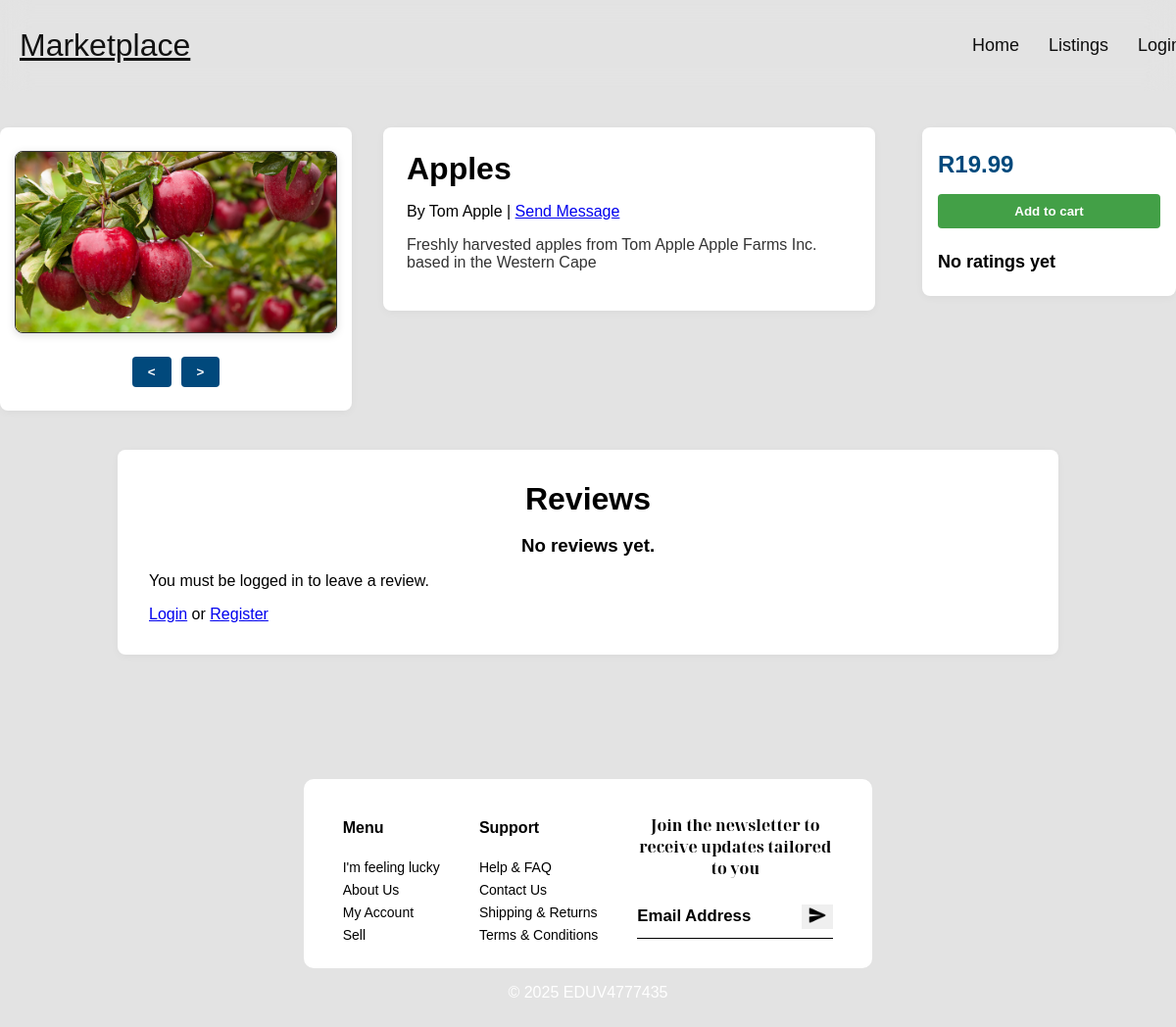
/pages/current_listing.php?listing_id=22, run on the app's committed database.
### tables this page shows
CREATE TABLE `listing_media` (
  `media_id` int(11) NOT NULL,
  `listing_id` int(11) DEFAULT NULL,
  `file_path` varchar(255) DEFAULT NULL,
  `file_type` enum('image','video') DEFAULT NULL,
  `display_order` int(11) DEFAULT NULL
);

CREATE TABLE `listings` (
  `listing_id` int(11) NOT NULL,
  `seller_id` int(11) DEFAULT NULL,
  `name` varchar(255) DEFAULT NULL,
  `description` text DEFAULT NULL,
  `price` decimal(15,2) DEFAULT NULL,
  `location` varchar(100) DEFAULT NULL,
  `created_at` timestamp NOT NULL DEFAULT current_timestamp()
);

CREATE TABLE `users` (
  `user_id` int(11) NOT NULL,
  `email` varchar(100) NOT NULL,
  `password` varchar(255) NOT NULL,
  `first_name` varchar(50) NOT NULL,
  `last_name` varchar(50) NOT NULL,
  `phone` varchar(20) DEFAULT NULL,
  `created_at` timestamp NOT NULL DEFAULT current_timestamp(),
  `privileges` enum('admin','user') NOT NULL DEFAULT 'user'
);

### pages/current_listing.php (the view, shortened to what this page needs)
<?php
include_once("../includes/header/header.php");
$listing_id = $_GET['listing_id'];
$pdo = connect_db();
$stmt = $pdo -> prepare("SELECT * FROM listings WHERE listing_id = ?");
$stmt -> execute([$listing_id]);
$listing = $stmt -> fetch(PDO::FETCH_ASSOC);
$stmt = $pdo -> prepare("SELECT file_path FROM listing_media WHERE listing_id = ? AND file_type = 'image' ORDER BY display_order");
$stmt -> execute([$listing_id]);
$images = $stmt -> fetchAll(PDO::FETCH_ASSOC);
$stmt = $pdo -> prepare("SELECT u.user_id, u.first_name, u.last_name FROM users u JOIN listings l ON u.user_id = l.seller_id WHERE l.listing_id = ?");
$stmt -> execute([$listing_id]);
$seller = $stmt -> fetch(PDO::FETCH_ASSOC);
$stmt = $pdo -> prepare("SELECT * FROM reviews WHERE listing_id = ?");
$stmt -> execute([$listing_id]);
$reviews = $stmt -> fetchAll(PDO::FETCH_ASSOC);
$average_rating = 0;
?>
<!DOCTYPE html>
<html lang="en">
<head>
    <link rel="stylesheet" href="styles/current_listing.css">
</head>
<body>
    <br><br><br><br><br>
    <div class="container">
        <div class="image-container">
            <?php if (!empty($images)):  ?>
                <img id="listing-image" src="<?php echo '..' . htmlspecialchars($images[0]['file_path']); ?>" alt="<?php echo urlencode($listing['name']); ?>">
                <div class="image-buttons">
                    <button class="image-button" id="previous-button"><</button>
                    <button class="image-button" id="next-button">></button>
                </div>
            <?php else: ?>
                <p>No images available for this listing.</p>
            <?php endif; ?>
        </div>
        <div class="details-container">
            <h1><?php echo htmlspecialchars($listing['name']); ?></h1>
            <p>By <?php echo htmlspecialchars($seller['first_name']) . ' ' . htmlspecialchars($seller['last_name']); ?> |
                <a href="../pages/messages.php?chat_user=<?php echo urlencode($seller['user_id']); ?>">Send Message</a>
            </p>
            <p id="listing-description"> <?php echo nl2br(htmlspecialchars($listing['description'])); ?></p>
        </div>
        <div class="price-container">
            <h2>R<?php echo number_format($listing['price'], 2); ?></h2>
            <button onclick="add_to_cart(<?php echo htmlspecialchars($listing_id); ?>)">Add to cart</button>
            <?php if ($average_rating > 0): ?>
                <h4 id="rating">⭐ <?php echo $average_rating?> Stars</h4>
            <?php else:?>
                <h4 id="rating">No ratings yet</h4>
            <?php endif; ?>
        </div>
    </div>
    <div class="reviews-container">
        <h2 id="reviews-header">Reviews</h2>
        <?php if (count($reviews) > 0): ?>
            <h3 class="reviews-average-rating">Average Rating: <?php echo number_format($average_rating, 1); ?> stars</h3>
            <?php if (isset($_SESSION['user_id'])): ?>
            <h4 class="reviews-leave-review">Leave a review:</h4>
            <form action="../api/listings/add_review.php" method="POST">
                <input type="hidden" name="listing_id" value="<?php echo htmlspecialchars($listing_id); ?>">
                <label for="comment">Comment:</label>
                <textarea id="comment" name="comment" required></textarea>
                <label for="rating">Rating:</label>
                <select id="rating" name="rating" required>
                    <option value="1">1 Star</option>
                    <option value="2">2 Stars</option>
                    <option value="3">3 Stars</option>
                    <option value="4">4 Stars</option>
                    <option value="5">5 Stars</option>
                </select>
                <button type="submit">Submit Review</button>
            </form>
            <?php else: ?>
                <div class="reviews-not-logged-in">
                    <p>You must be logged in to leave a review.</p>
                    <a href="../index.php?page=login">Login</a> or <a href="../index.php?page=register">Register</a>
                </div>
            <?php endif; ?>
            <ul>
                <?php foreach ($reviews as $review): ?>
                    <?php
                        $pdo = connect_db();
                        $stmt = $pdo -> prepare("SELECT first_name, last_name FROM users WHERE user_id = ?");
                        $stmt -> execute([$review['user_id']]);
                        $reviewer = $stmt -> fetch(PDO::FETCH_ASSOC);
                        $reviewer_name = $reviewer['first_name'] . ' ' . $reviewer['last_name'];
                    ?>
                    <li>
                        <div class="reviews-review-header">
                            <strong><?php echo htmlspecialchars($reviewer_name) ?></strong>:
                            <span class="rating"><?php echo $review['rating']; ?> Stars</span>
                        </div>
                        <span><?php echo htmlspecialchars($review['message']); ?></span>
                    </li>
                <?php endforeach; ?>
            </ul>
        <?php else: ?>
            <h3 class="reviews-average-rating">No reviews yet.</h3>
            <?php if (isset($_SESSION['user_id'])): ?>
            <h4 class="reviews-leave-review">Leave a review:</h4>
            <form action="../api/listings/add_review.php" method="POST">
                <input type="hidden" name="listing_id" value="<?php echo htmlspecialchars($listing_id); ?>">
                <label for="comment">Comment:</label>
                <textarea id="comment" name="comment" required></textarea>
                <label for="rating">Rating:</label>
                <select id="rating" name="rating" required>
                    <option value="1">1 Star</option>
                    <option value="2">2 Stars</option>
                    <option value="3">3 Stars</option>
                    <option value="4">4 Stars</option>
                    <option value="5">5 Stars</option>
                </select>
                <button type="submit">Submit Review</button>
            </form>
            <?php else: ?>
                <p>You must be logged in to leave a review.</p>
                <a href="../index.php?page=login">Login</a> or <a href="../index.php?page=register">Register</a>
            <?php endif; ?>
        <?php endif; ?>
    </div>
</body>
</html>
<?php
include_once("../includes/footer/footer.php");
?>

### includes/header/style.css (style rules this page uses)
* { font-family: Arial, Helvetica, sans-serif; }

### pages/styles/current_listing.css (style rules this page uses)
* { font-family: Arial, Helvetica, sans-serif; }
body { background: #e3e3e3; margin: 0; padding: 0; }
.container { display: flex; flex-direction: row; justify-content: center; align-items: flex-start; gap: 32px; margin: 40px auto; max-width: 1200px; }
.image-container, .edit-container, .details-container, .price-container { background: #fff; border-radius: 8px; box-shadow: 0 2px 8px rgba(0,0,0,0.04); padding: 24px 16px; }
.image-container { flex: 1 1 300px; display: flex; flex-direction: column; align-items: center; min-width: 250px; }
#listing-image { max-width: 100%; max-height: 400px; border-radius: 8px; border: 1.5px solid #333; box-shadow: 0 2px 8px rgba(0, 0, 0, 0.15); margin-bottom: 16px; }
.image-buttons { display: flex; gap: 10px; margin-top: 8px; }
.image-button { padding: 8px 16px; border: none; background: #01497C; color: #fff; border-radius: 4px; cursor: pointer; font-weight: bold; transition: background 0.2s; }
#listing-description { color: #333; }
.details-container { flex: 2 1 400px; padding: 24px 24px; }
.details-container h1 { margin-top: 0; margin-bottom: 12px; }
.price-container { flex: 1 1 200px; display: flex; flex-direction: column; align-items: flex-start; min-width: 180px; margin-left: 16px; }
.price-container h2 { margin: 0 0 16px 0; color: #01497C; }
.price-container button { padding: 10px 24px; width: 100%; background: #43a047; color: #fff; border: none; border-radius: 4px; font-weight: bold; cursor: pointer; transition: background 0.2s; }
#rating { text-align: center; font-size: 18px; margin-bottom: 0; }
.reviews-container { width: 80vw; max-width: 100vw; margin-left: 50%; transform: translateX(-50%); background: #fff; padding: 32px; box-sizing: border-box; border-radius: 8px; box-shadow: 0 2px 8px rgba(0,0,0,0.04); margin-top: 40px; margin-bottom: 40px; }
#reviews-header { text-align: center; margin-top: 0; margin-bottom: 16px; font-size: 32px; }
.reviews-average-rating { text-align: center; margin-bottom: 16px; }

### includes/footer/style.css (style rules this page uses)
:root { --dark: #000; --light: #ffffff; }
body { margin: 0; padding: 0; }

### data on the page
listing_media: file_path (picture)
listings: name "Apples", description "Freshly harvested apples from Tom Apple Apple Farms Inc. based in the Western Cape", price "19.99"
users: first_name "Tom", last_name "Apple"
